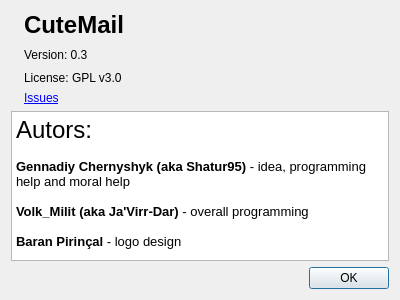
<?xml version="1.0" encoding="UTF-8"?>
<ui version="4.0">
 <class>aboutDialog</class>
 <widget class="QDialog" name="aboutDialog">
  <property name="geometry">
   <rect>
    <x>0</x>
    <y>0</y>
    <width>400</width>
    <height>300</height>
   </rect>
  </property>
  <property name="windowTitle">
   <string>Dialog</string>
  </property>
  <property name="windowIcon">
   <iconset resource="resources.qrc">
    <normaloff>:/images/icon.png</normaloff>:/images/icon.png</iconset>
  </property>
  <layout class="QVBoxLayout" name="verticalLayout">
   <item>
    <layout class="QHBoxLayout" name="horizontalLayout">
     <item>
      <widget class="QLabel" name="label">
       <property name="pixmap">
        <pixmap resource="resources.qrc">:/images/logo.png</pixmap>
       </property>
      </widget>
     </item>
     <item>
      <layout class="QGridLayout" name="gridLayout">
       <item row="3" column="0">
        <widget class="QLabel" name="label_7">
         <property name="text">
          <string>&lt;html&gt;&lt;head/&gt;&lt;body&gt;&lt;p&gt;&lt;a href=&quot;https://github.com/VolkMilit/CuteMail/issues&quot;&gt;&lt;span style=&quot; text-decoration: underline; color:#0000ff;&quot;&gt;Issues&lt;/span&gt;&lt;/a&gt;&lt;/p&gt;&lt;/body&gt;&lt;/html&gt;</string>
         </property>
        </widget>
       </item>
       <item row="1" column="0">
        <widget class="QLabel" name="label_3">
         <property name="text">
          <string>Version: 0.3</string>
         </property>
        </widget>
       </item>
       <item row="0" column="0">
        <widget class="QLabel" name="label_2">
         <property name="font">
          <font>
           <pointsize>18</pointsize>
          </font>
         </property>
         <property name="text">
          <string>&lt;b&gt;CuteMail&lt;/b&gt;</string>
         </property>
        </widget>
       </item>
       <item row="2" column="0">
        <widget class="QLabel" name="label_5">
         <property name="text">
          <string>License: GPL v3.0</string>
         </property>
        </widget>
       </item>
       <item row="2" column="1">
        <widget class="QLabel" name="label_6">
         <property name="text">
          <string/>
         </property>
        </widget>
       </item>
       <item row="1" column="1">
        <widget class="QLabel" name="label_4">
         <property name="text">
          <string/>
         </property>
        </widget>
       </item>
       <item row="1" column="2">
        <spacer name="horizontalSpacer">
         <property name="orientation">
          <enum>Qt::Horizontal</enum>
         </property>
         <property name="sizeHint" stdset="0">
          <size>
           <width>40</width>
           <height>20</height>
          </size>
         </property>
        </spacer>
       </item>
      </layout>
     </item>
    </layout>
   </item>
   <item>
    <widget class="QTextBrowser" name="textBrowser">
     <property name="html">
      <string>&lt;!DOCTYPE HTML PUBLIC &quot;-//W3C//DTD HTML 4.0//EN&quot; &quot;http://www.w3.org/TR/REC-html40/strict.dtd&quot;&gt;
&lt;html&gt;&lt;head&gt;&lt;meta name=&quot;qrichtext&quot; content=&quot;1&quot; /&gt;&lt;style type=&quot;text/css&quot;&gt;
p, li { white-space: pre-wrap; }
&lt;/style&gt;&lt;/head&gt;&lt;body style=&quot; font-family:'DejaVu Sans'; font-size:10pt; font-weight:400; font-style:normal;&quot;&gt;
&lt;p style=&quot; margin-top:0px; margin-bottom:0px; margin-left:0px; margin-right:0px; -qt-block-indent:0; text-indent:0px;&quot;&gt;&lt;span style=&quot; font-size:18pt;&quot;&gt;Autors: &lt;/span&gt;&lt;br /&gt;&lt;br /&gt;&lt;span style=&quot; font-weight:600;&quot;&gt;Gennadiy Chernyshyk (aka Shatur95)&lt;/span&gt; - idea, programming help and moral help&lt;span style=&quot; font-weight:600;&quot;&gt; &lt;br /&gt;&lt;br /&gt;Volk_Milit (aka Ja'Virr-Dar)&lt;/span&gt; - overall programming &lt;br /&gt;&lt;br /&gt;&lt;span style=&quot; font-weight:600;&quot;&gt;Baran Pirinçal&lt;/span&gt; - logo design &lt;/p&gt;&lt;/body&gt;&lt;/html&gt;</string>
     </property>
    </widget>
   </item>
   <item>
    <spacer name="verticalSpacer_2">
     <property name="orientation">
      <enum>Qt::Vertical</enum>
     </property>
     <property name="sizeHint" stdset="0">
      <size>
       <width>20</width>
       <height>40</height>
      </size>
     </property>
    </spacer>
   </item>
   <item>
    <widget class="QDialogButtonBox" name="buttonBox">
     <property name="orientation">
      <enum>Qt::Horizontal</enum>
     </property>
     <property name="standardButtons">
      <set>QDialogButtonBox::Ok</set>
     </property>
    </widget>
   </item>
  </layout>
 </widget>
 <resources>
  <include location="resources.qrc"/>
 </resources>
 <connections>
  <connection>
   <sender>buttonBox</sender>
   <signal>accepted()</signal>
   <receiver>aboutDialog</receiver>
   <slot>accept()</slot>
   <hints>
    <hint type="sourcelabel">
     <x>248</x>
     <y>254</y>
    </hint>
    <hint type="destinationlabel">
     <x>157</x>
     <y>274</y>
    </hint>
   </hints>
  </connection>
  <connection>
   <sender>buttonBox</sender>
   <signal>rejected()</signal>
   <receiver>aboutDialog</receiver>
   <slot>reject()</slot>
   <hints>
    <hint type="sourcelabel">
     <x>316</x>
     <y>260</y>
    </hint>
    <hint type="destinationlabel">
     <x>286</x>
     <y>274</y>
    </hint>
   </hints>
  </connection>
 </connections>
</ui>
